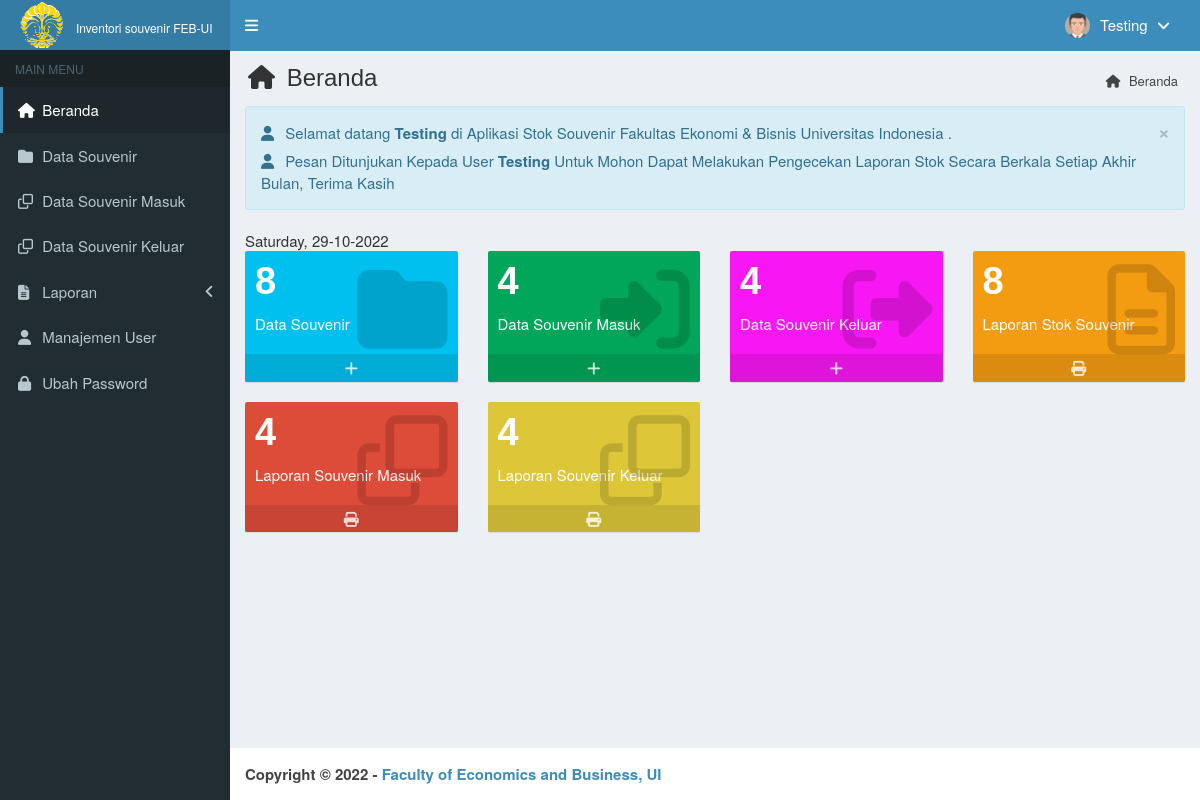
Page /main.php?module=beranda (signed in) on the committed database.
### tables this page shows
CREATE TABLE `is_users` (
  `id_user` int(3) NOT NULL AUTO_INCREMENT,
  `username` varchar(50) NOT NULL,
  `nama_user` varchar(50) NOT NULL,
  `password` varchar(50) NOT NULL,
  `email` varchar(50) DEFAULT NULL,
  `telepon` varchar(13) DEFAULT NULL,
  `foto` varchar(100) DEFAULT NULL,
  `hak_akses` enum('Super Admin','Manajer','Gudang') NOT NULL,
  `status` enum('aktif','blokir') NOT NULL DEFAULT 'aktif',
  `created_at` timestamp NOT NULL DEFAULT CURRENT_TIMESTAMP,
  `updated_at` timestamp NOT NULL DEFAULT CURRENT_TIMESTAMP ON UPDATE CURRENT_TIMESTAMP,
  PRIMARY KEY (`id_user`),
  KEY `level` (`hak_akses`)
);

### top-menu.php (the view, shortened to what this page needs)
<?php
require_once "config/database.php";
$query = mysqli_query($mysqli, "SELECT id_user, nama_user, foto, hak_akses FROM is_users WHERE id_user='$_SESSION[id_user]'")
                                or die('Ada kesalahan pada query tampil Manajemen User: '.mysqli_error($mysqli));
$data = mysqli_fetch_assoc($query);
?>
<li class="dropdown user user-menu">
  <a href="#" class="dropdown-toggle" data-toggle="dropdown">
  <?php
  if ($data['foto']=="") { ?>
    <img src="images/user/user-default.png" class="user-image" alt="User Image"/>
  <?php
  }
  else { ?>
    <img src="images/user/<?php echo $data['foto']; ?>" class="user-image" alt="User Image"/>
  <?php
  }
  ?>
    <span class="hidden-xs"><?php echo $data['nama_user']; ?> <i style="margin-left:5px" class="fa fa-angle-down"></i></span>
  </a>
</li>

### css/style.css (style rules this page uses)
body { background-color: #fff; color: #333; font-size: 15px; line-height: 1.42857; }

### rows in the picture
is_users: foto (picture), nama_user "Testing"

### other values in the picture
$_SESSION['nama_user'] "Testing"
$data['jumlah'] "8"
$data['jumlah'] "4"
